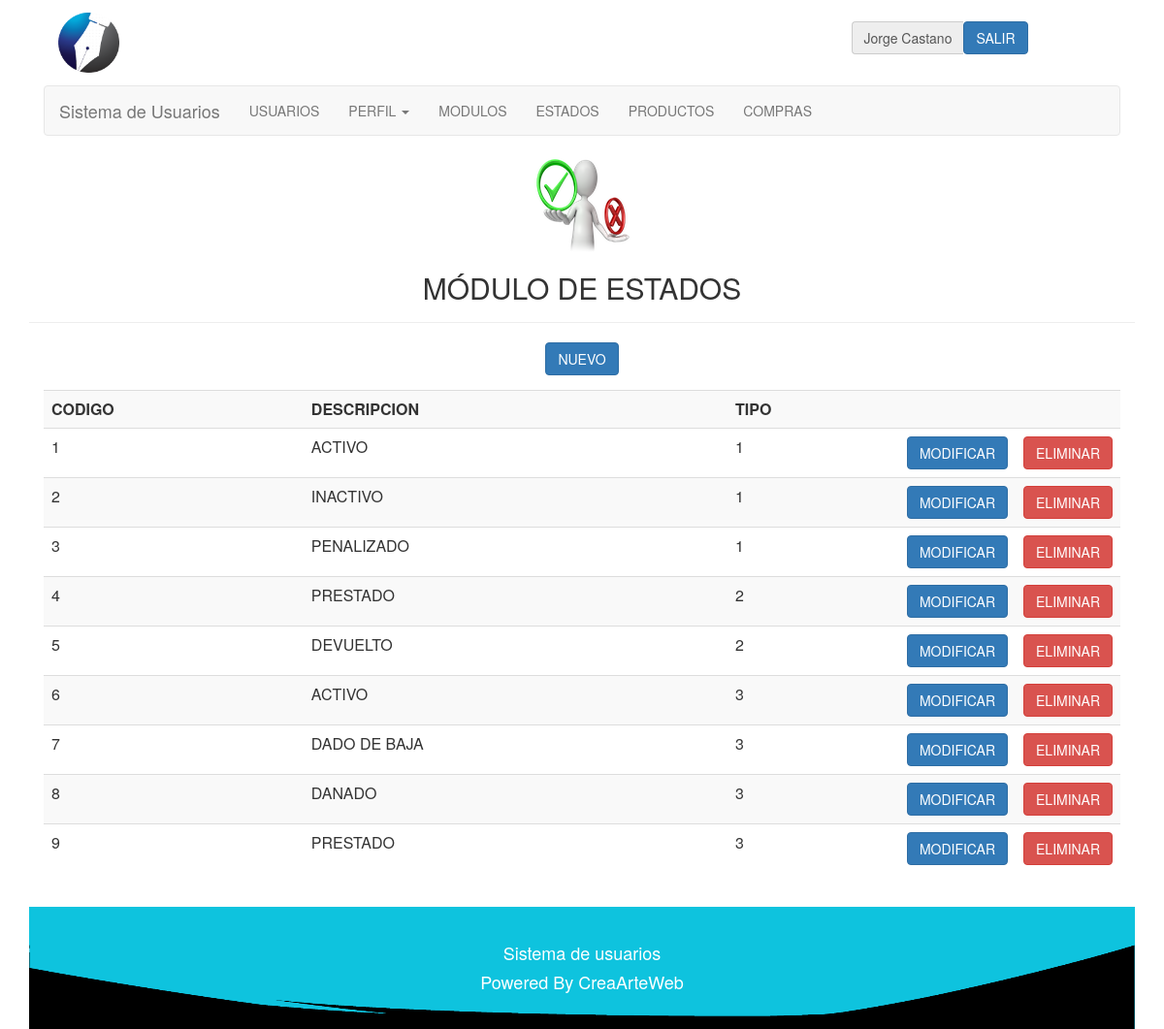
The app's page /php/estados/estados.php (signed in) with its own data.
### tables this page shows
CREATE TABLE IF NOT EXISTS `modulo` (
  `codigomodulo` int(10) NOT NULL,
  `descripcion` varchar(40) NOT NULL,
  `ruta` varchar(40) NOT NULL,
  `tipo` int(2) NOT NULL COMMENT '1-normal, 2-submenu, 3-principal submenu'
);

CREATE TABLE IF NOT EXISTS `estado` (
  `codigoestado` int(3) NOT NULL,
  `descripcion` varchar(30) NOT NULL,
  `tipo` int(3) NOT NULL COMMENT '1-estados usuarios, 2-estado de prestamos, 3-estados de recurso'
);

### php/lib/session.php (called while the page is built, shortened)
<?php
	include("../class/Usuario.php");
	include("../class/Modulo.php");
	include("../class/Estado.php");
	if (!isset($_SESSION["iniciada"]))
	{
		header( "location:../lib/logout.php" );
	}
	else
	{
		$miUsuario = unserialize( $_SESSION['miUsuario'] );
	}
?>

### php/class/Usuario.php (called while the page is built, shortened)
<?php
	class Usuario
	{
		private $nombre;
		private $apellido;
		private $perfil;
		function getNombre()
		{
			return $this->nombre;
		}
		function getApellido()
		{
			return $this->apellido;
		}
		function getPerfil()
		{
			return $this->perfil;
		}
	}
?>

### php/class/Modulo.php (called while the page is built, shortened)
<?php
	class Modulo
	{
		var $conexion;
		function setConexion ( $conexion )
		{
			$this -> conexion = $conexion;
		}
		function consultarUnModulo( $id )
		{
			$query = "SELECT *
					FROM modulo
					WHERE codigomodulo=$id";
			$this -> conexion -> conectar();
			$this -> conexion -> consultarRegistro( $query );
			$matrix = $this -> conexion->getMatrix();
			return $matrix;
		}
		function consultarModulosPerfil( $perfil )
		{
			$query = "SELECT * FROM perfilmodulo WHERE codigoperfil = '$perfil' ORDER BY codigomodulo";
			$this -> conexion -> conectar();
			$this -> conexion -> consultarRegistro( $query );
			$matrix = $this -> conexion->getMatrix();
			return $matrix;
		}
		function consultarSubmodulosRecursos( )
		{
			$query = "SELECT * FROM modulo WHERE tipo = 2 ORDER BY codigomodulo";
			$this -> conexion -> conectar();
			$this -> conexion -> consultarRegistro( $query );
			$matrix = $this -> conexion->getMatrix();
			return $matrix;
		}
	}
?>

### php/lib/conexion.php (called while the page is built, shortened)
<?php
	class Conexion
	{
		private $servidor;
		private $usuario;
		private $enlace;
		private $consulta;
		function Conexion( $servidor, $bd, $usuario, $pass )
		{
			$this->servidor = $servidor;
			$this->bd = $bd;
			$this->usuario = $usuario;
		}
		function conectar()
		{
			$this->enlace = mysql_connect( $this->servidor, $this->usuario);
		}
		function consultarRegistro( $query )
		{
			$this->consulta = mysql_query( $query, $this->enlace );
		}
		function getMatrix()
		{
			$matrix = array();
			while( $row = mysql_fetch_array( $this->consulta ) )
			{
				$matrix[] = $row;
			}
			return $matrix;
		}
	}
?>

### php/class/Estado.php (called while the page is built, shortened)
<?php
	class Estado
	{
		var $conexion;
		function setConexion ( $conexion )
		{
			$this -> conexion = $conexion;
		}
		function consultarEstados( )
		{
			$query = "SELECT * FROM estado ORDER BY codigoestado";
			$this -> conexion -> conectar();
			$this -> conexion -> consultarRegistro( $query );
			$matrix = $this -> conexion->getMatrix();
			return $matrix;
		}
	}
?>

### php/estados/estados.php (the view, shortened to what this page needs)
<?php
	include("../lib/session.php");
?>
<html>
	<head>
		<link href = "../../css/estilo.css" rel="stylesheet" type="text/css" />
		<link href="../../css/bootstrap.min.css" rel="stylesheet" type="text/css">
	</head>
	<body>
		<div class="container">
			<div class="col-lg-12 col-md-12 col-sm-12 col-xs-12" id='cabecera'>
				<?php
					include('../lib/barraUsuario.php');
				?>
			</div>
			<div class="col-lg-12 col-md-12 col-sm-12 col-xs-12" id='menu'>
				<?php
					include('../lib/menu.php');
				?>
			</div>
			<div class="page-header" align = "center">
				<image src='../../img/estado.png'>
				<h2>MÓDULO DE ESTADOS</h2>
			</div>
			<div align="center" class="class="col-lg-12 col-md-12 col-sm-12 col-xs-12"">
				<button type="button" class="btn btn-primary" data-toggle="modal" data-target="#myModal">
					NUEVO
				</button>
			</div>
			<div class="panel-body">
				<div class="table-responsive">
					<table align = "center" cellpadding = "10px" class = "table table-striped table-hover">
						<tr align = "center">
							<th>CODIGO</th>
							<th>DESCRIPCION</th>
							<th>TIPO</th>
							<th style="width:20px;"> </th>
							<th style="width:20px;"> </th>
						</tr>
						<?php
							$miEstado = new Estado( "", "", "" );
							$miEstado->setConexion( $conexion );
							$estados = $miEstado -> consultarEstados();
							if( $estados )
							foreach( $estados as $estado )
							{
								echo
								"<tr>
									<td>$estado[0]</td>
									<td>$estado[1]</td>
									<td>$estado[2]</td>
									<td><a href='modificarEstado.php?codigoConsulta=$estado[0]'><button type='button' class='btn btn-primary'>MODIFICAR</button></a></td>
									<td><button type='button' class='btn btn-danger' data-toggle='modal' data-target='#modalModulo$estado[0]'>ELIMINAR</button></td>
								</tr>";
							}
						?>
					</table>
				</div>
			</div>
			<div id="footer" class="col-lg-12 col-md-12 col-sm-12 col-xs-12">
				<?php
					include('../lib/footer.php');
				?>
			</div>
		</div>
	<body>
</html>

### php/lib/barraUsuario.php
<?php
	if(isset($_SESSION["iniciada"]))
	{
		echo
		"<div class='col-lg-1 col-md-1 col-sm-12 col-xs-12'>
			<img src='../../img/logo.png' class='img-responsive logoLogin'>
		</div>
		<div class='barraUsuario input-group col-lg-2 col-md-2 col-lg-offset-9 col-md-offset-9 col-sm-12 col-xs-12'>
	   		<div class='input-group-addon'>".$miUsuario -> getNombre()." ".$miUsuario -> getApellido()."</div>
	  		<a href = '../lib/logout.php'><button type='submit'class='btn btn-primary'>SALIR</button></a>
	    </div>";
	}
?>

### php/lib/menu.php (shortened to what this page needs)
<nav class="navbar navbar-default">
	<div class="container-fluid">
		<div class="navbar-header">
		  	<a class="navbar-brand" href="../lib/home.php">
			  	Sistema de Usuarios
		  	</a>
		</div>
		<div class="collapse navbar-collapse" id="bs-example-navbar-collapse-1">
			<ul class="nav navbar-nav">
				<?php
					$miModulo = new Modulo( "", "", "", "" );
					$miModulo -> setConexion( $conexion );
					$modulosPerfil = $miModulo -> consultarModulosPerfil( $miUsuario->getPerfil() );
					if( $modulosPerfil )
					foreach( $modulosPerfil as $moduloP )
					{
						$modulo = $miModulo->consultarUnModulo( $moduloP[2] );
						if( $modulo )
						foreach( $modulo as $modulo2 )
						{
							if( $modulo2['3'] == 1  )
							{
								echo "<li class='divider-vertical'><a href='".$modulo2['2']."'>".$modulo2['1']."</a></li>";
							}
							if( $modulo2['3'] == 3  )
							{
								echo
									"<li class='dropdown' id='menu1'>
										<a class='dropdown-toggle' data-toggle='dropdown' href='#menu1'>".$modulo2['1']."
											<b class='caret'></b>
										</a>
									<ul class='dropdown-menu'>
										<li><a href='".$modulo2['2']."'>".$modulo2['1']."</a></li>";
										echo"
									</ul>
								</li>";
							}
						}
					}
				?>
		  	</ul>
		</div>
	</div>
</nav>

### php/lib/footer.php
<div class='row' align='center'>
	<h4>Sistema de usuarios</h4>
	<h4>Powered By CreaArteWeb</h4>
</div>

### css/estilo.css (style rules this page uses)
#footer { background-color: #0EC3DE; background-repeat: no-repeat; background-position: center; padding: 2em 0 2em 0; text-align: center; background-image: url('../img/footer.png'); background-size: 100% 100%; color: #FFF; }
@media screen and (min-width:310px) { .logoLogin { margin: 0 auto; width: 30%; } }
@media screen and (min-width:310px) { .barraUsuario { padding: 5%; } }
@media screen and (min-width:470px) { .logoLogin { margin: 0 auto; width: 20%; } }
@media screen and (min-width:1014px) { .logoLogin { margin-top: 20%; margin-bottom: 20%; width: 100%; } }
@media screen and (min-width:1014px) { .barraUsuario { padding: 2%; } }

### records on screen
modulo: descripcion "USUARIOS"
modulo: descripcion "PERFIL"
modulo: descripcion "MODULOS"
modulo: descripcion "ESTADOS"
modulo: descripcion "PRODUCTOS"
modulo: descripcion "COMPRAS"
estado: codigoestado "1", descripcion "ACTIVO", tipo "1"
estado: codigoestado "2", descripcion "INACTIVO", tipo "1"
estado: codigoestado "3", descripcion "PENALIZADO", tipo "1"
estado: codigoestado "4", descripcion "PRESTADO", tipo "2"
estado: codigoestado "5", descripcion "DEVUELTO", tipo "2"
estado: codigoestado "6", descripcion "ACTIVO", tipo "3"
estado: codigoestado "7", descripcion "DADO DE BAJA", tipo "3"
estado: codigoestado "8", descripcion "DANADO", tipo "3"
estado: codigoestado "9", descripcion "PRESTADO", tipo "3"

### other values on screen
$miUsuario -> getNombre() "Jorge"
$miUsuario -> getApellido() "Castano"
